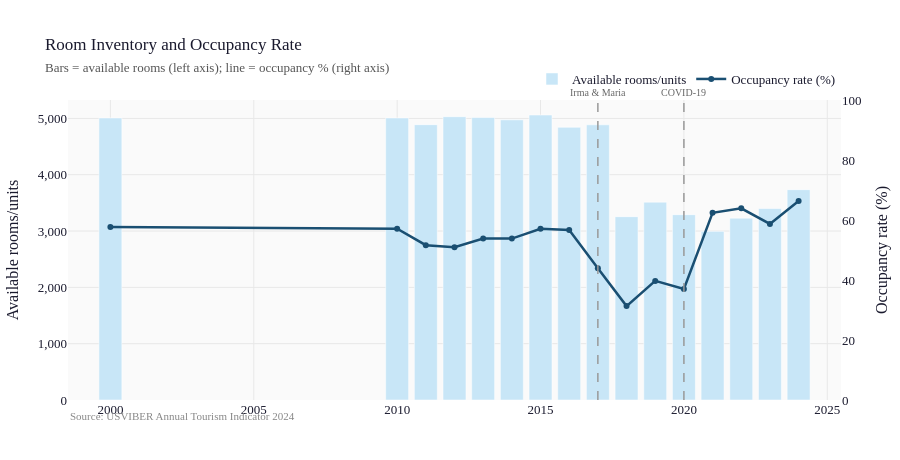

The cell this chart's notebook holds for it:
### Markdown cell above
---
## 4. Occupancy and Utilization

### Code cell
# Occupancy rate alongside available rooms
fig = go.Figure()
fig.add_trace(
    go.Bar(
        x=tour["year"],
        y=tour["total_rooms"],
        name="Available rooms/units",
        marker_color="#c8e6f7",
        yaxis="y",
    )
)
fig.add_trace(
    go.Scatter(
        x=tour["year"],
        y=tour["occupancy_rate_pct"],
        mode="lines+markers",
        name="Occupancy rate (%)",
        line=dict(color=PALETTE["occupancy"], width=2.5),
        yaxis="y2",
    )
)
fig.update_layout(
    title=dict(
        text="Room Inventory and Occupancy Rate<br>"
        '<span style="font-size:13px;color:#555">Bars = available rooms (left axis); line = occupancy % (right axis)</span>',
        font=dict(size=17),
    ),
    yaxis=dict(title="Available rooms/units", tickformat=","),
    yaxis2=dict(
        title="Occupancy rate (%)",
        overlaying="y",
        side="right",
        range=[0, 100],
        showgrid=False,
    ),
    height=460,
    legend=dict(orientation="h", yanchor="bottom", y=1.02, xanchor="right", x=1),
    annotations=[
        dict(
            xref="paper",
            yref="paper",
            x=0,
            y=-0.08,
            text='<span style="color:#888;font-size:11px">Source: USVIBER Annual Tourism Indicator 2024</span>',
            showarrow=False,
            xanchor="left",
        )
    ],
)
for x_val, label in [(2017, "Irma & Maria"), (2020, "COVID-19")]:
    fig.add_vline(
        x=x_val,
        line=dict(color="#999", width=1.5, dash="dash"),
        annotation_text=label,
        annotation_position="top",
        annotation_font=dict(size=10, color="#666"),
    )
fig.show()

### Figure 1 — Plotly figure (JSON) as saved in the notebook; plotly's stock layout.template omitted (floating-point values rounded to 4 significant figures)
{"data": [{"marker": {"color": "#c8e6f7"}, "name": "Available rooms/units", "type": "bar", "x": [2000, 2010, 2011, 2012, 2013, 2014, 2015, 2016, 2017, 2018, 2019, 2020, 2021, 2022, 2023, 2024], "y": [5008, 5008, 4889, 5030, 5016, 4974, 5060, 4842, 4886, 3255, 3513, 3291, 2994, 3229, 3400, 3735], "yaxis": "y"}, {"line": {"color": "#1a4f72", "width": 2.5}, "mode": "lines+markers", "name": "Occupancy rate (%)", "type": "scatter", "x": [2000, 2010, 2011, 2012, 2013, 2014, 2015, 2016, 2017, 2018, 2019, 2020, 2021, 2022, 2023, 2024], "y": [57.7, 57.1, 51.6, 50.9, 53.8, 53.8, 57.1, 56.7, 43.9, 31.3, 39.7, 37.0, 62.4, 63.9, 58.7, 66.3], "yaxis": "y2"}], "layout": {"annotations": [{"showarrow": false, "text": "<span style=\"color:#888;font-size:11px\">Source: USVIBER Annual Tourism Indicator 2024</span>", "x": 0, "xanchor": "left", "xref": "paper", "y": -0.08, "yref": "paper"}, {"font": {"color": "#666", "size": 10}, "showarrow": false, "text": "Irma & Maria", "x": 2017, "xanchor": "center", "xref": "x", "y": 1, "yanchor": "bottom", "yref": "y domain"}, {"font": {"color": "#666", "size": 10}, "showarrow": false, "text": "COVID-19", "x": 2020, "xanchor": "center", "xref": "x", "y": 1, "yanchor": "bottom", "yref": "y domain"}], "height": 460, "legend": {"orientation": "h", "x": 1, "xanchor": "right", "y": 1.02, "yanchor": "bottom"}, "shapes": [{"line": {"color": "#999", "dash": "dash", "width": 1.5}, "type": "line", "x0": 2017, "x1": 2017, "xref": "x", "y0": 0, "y1": 1, "yref": "y domain"}, {"line": {"color": "#999", "dash": "dash", "width": 1.5}, "type": "line", "x0": 2020, "x1": 2020, "xref": "x", "y0": 0, "y1": 1, "yref": "y domain"}], "title": {"font": {"size": 17}, "text": "Room Inventory and Occupancy Rate<br><span style=\"font-size:13px;color:#555\">Bars = available rooms (left axis); line = occupancy % (right axis)</span>"}, "yaxis": {"tickformat": ",", "title": {"text": "Available rooms/units"}}, "yaxis2": {"overlaying": "y", "range": [0, 100], "showgrid": false, "side": "right", "title": {"text": "Occupancy rate (%)"}}}}
